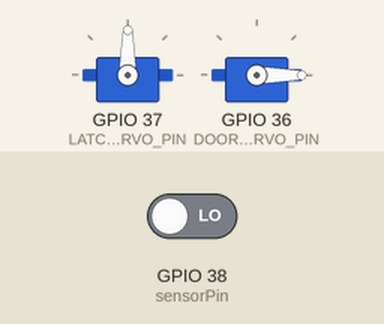
This program was run on a simulated ESP32. Parts: 2 × servo. The inputs (shaded band) are chosen by the test bench; at power-on: GPIO 38 (sensorPin) LOW. What the program prints to the serial monitor is not drawn.

Above: at 11.1 s.
18.1 s: GPIO 38 (sensorPin) driven HIGH
At 21.1 s:
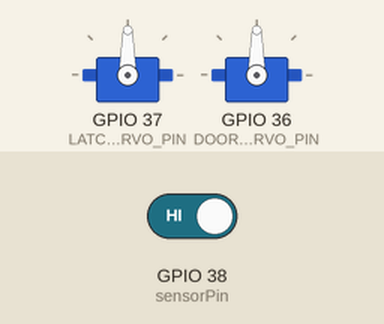
25.6 s: GPIO 38 (sensorPin) driven LOW
At 32.4 s:
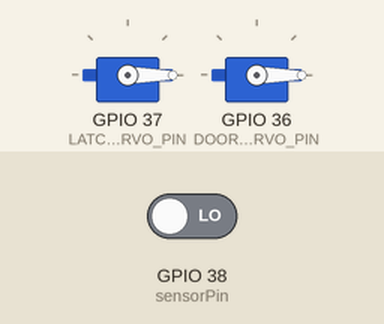
Timing chart, 0 to 44.1 s (numbered marks = the images above; inputs shaded):
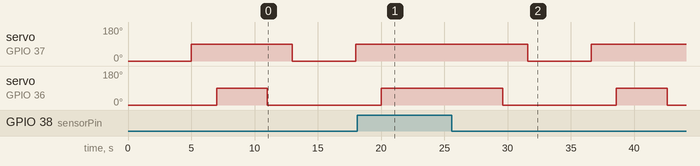

The program:

main.cpp
```cpp
/*
This protype opens the latch and door motor. This is done using 2 servos one for the latch, which opens first and one for the door which opens second.
*/

#include <Arduino.h>
#include <ESP32Servo.h>


// This initializes the output pins for both the servos
const int LATCH_SERVO_PIN = A1; // Latch Servo Pin
const int DOOR_SERVO_PIN = A0; // Door Servo Pin
const int sensorPin = A2; // Define the pin numbers for the Infrared obstacle avoidance sensor

// Initializes the servos
Servo latchServo;
Servo doorServo;

int closeAngle = 0; // Initializes int to store starting servo position
int openAngle = 90; // Initializes int to store open servo position

bool flag = true;

void setup() {
    Serial.begin(115200);
    pinMode(sensorPin, INPUT);  // Set sensorPin as input

    // Set independent hardware timers
    ESP32PWM::allocateTimer(0);
    ESP32PWM::allocateTimer(1);

    // Set the frequency to 50Hz
    latchServo.setPeriodHertz(50);
    doorServo.setPeriodHertz(50);

    // Attach using the full parameter list (Pin, Min, Max)
    // Define the range for the ESP32 (500-2400 microseconds)
    if (!latchServo.attach(LATCH_SERVO_PIN, 500, 2400)) {
        Serial.println("Latch Servo failed to attach");
    }
    if (!doorServo.attach(DOOR_SERVO_PIN, 500, 2400)) {
        Serial.println("Door Servo failed to attach");
    }

    // Write start position
    latchServo.write(closeAngle);
    doorServo.write(closeAngle);

    // Init Serial Monitor
  Serial.begin(115200);

}

void loop() {
    if (flag) {
        flag = false;
        delay(5000); // Delay, door cant open till latch is open
        latchServo.write(openAngle); // turns the latch servo 90 degrees

        delay(2000); // Sets delay for robot cleaning cycle
        doorServo.write(openAngle); // turns the door servo 90 degrees

    }
        Serial.println(digitalRead(sensorPin));  // Read the digital value from the sensor and print it to the serial monitor
    if (digitalRead(sensorPin) == LOW) { // Check if the sensor detects an obstacle
        // Serial.println("Robot passed door.");
        delay(4000);
        doorServo.write(closeAngle); // Close the door if an obstacle is detected
        delay(2000); // Wait for a second before checking again
        latchServo.write(closeAngle); // Close the latch if an obstacle is detected
        flag = true;

     }


}
```

Measured:
- after the input at 18.1 s, servo on GPIO 36 (DOOR_SERVO_PIN): goes on until 20.0 s, then stays 90°
- after the input at 25.6 s, servo on GPIO 37 (LATCH_SERVO_PIN): 90° → 0° after 6.0 s, → 90° 5.0 s later; servo on GPIO 36 (DOOR_SERVO_PIN): 90° → 0° after 4.0 s, → 90° 9.0 s later, → 0° 4.0 s later
